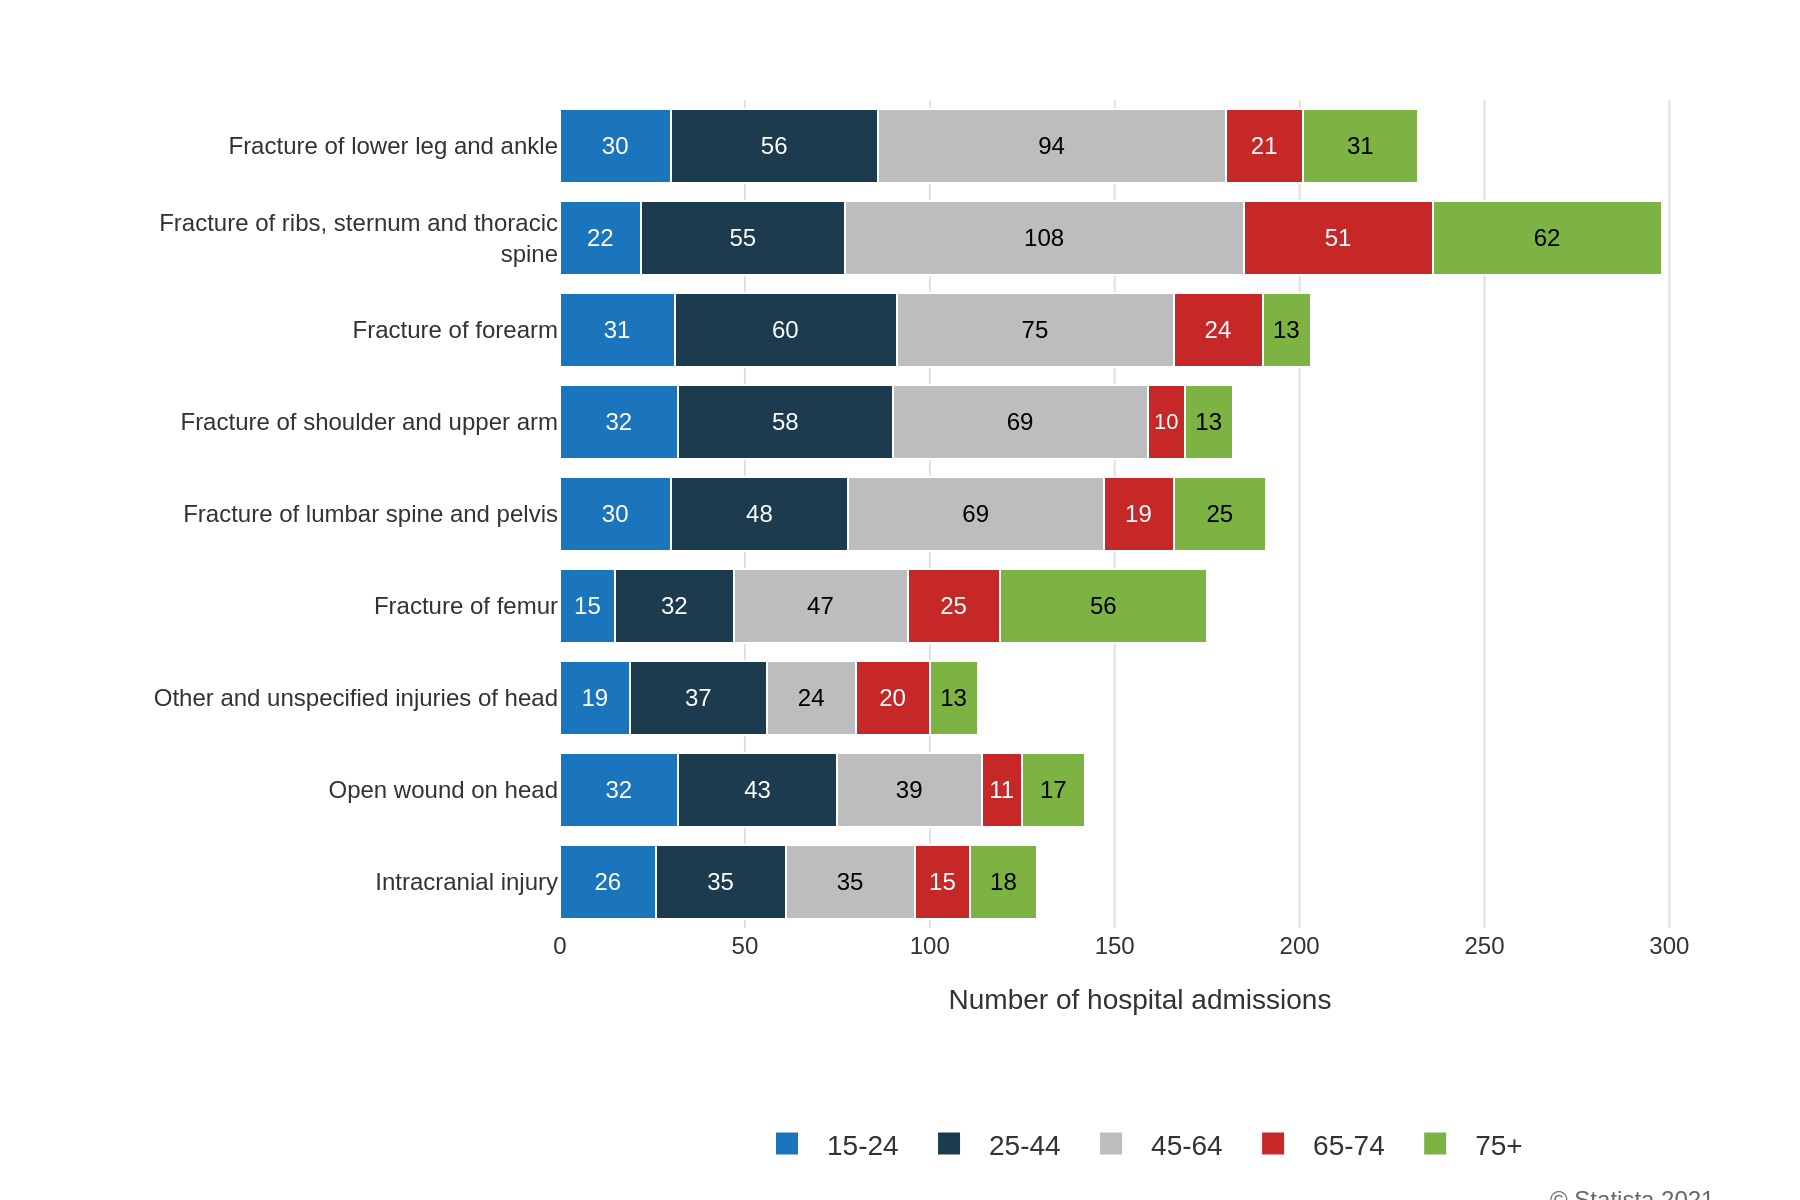

Recreate this plot in Python.
import sys
import json
import os
import plotly.graph_objects as go

def get_text_color(hex_color):
    """Determine if text should be black or white based on background color luminance."""
    hex_color = hex_color.lstrip('#')
    try:
        rgb = tuple(int(hex_color[i:i+2], 16) for i in (0, 2, 4))
        luminance = (0.299 * rgb[0] + 0.587 * rgb[1] + 0.114 * rgb[2])
        return 'black' if luminance > 140 else 'white'
    except (ValueError, IndexError):
        # Default to black for invalid hex codes
        return 'black'

# --- Main script execution ---

# Validate command-line argument
if len(sys.argv) != 2:
    print(f"Usage: python {os.path.basename(__file__)} <json_file_path>")
    sys.exit(1)

json_file_path = sys.argv[1]

# Load data from JSON file
try:
    with open(json_file_path, 'r', encoding='utf-8') as f:
        chart_info = json.load(f)
except FileNotFoundError:
    print(f"Error: The file '{json_file_path}' was not found.")
    sys.exit(1)
except json.JSONDecodeError:
    print(f"Error: Failed to decode JSON from '{json_file_path}'.")
    sys.exit(1)

# Extract data and texts from the loaded JSON
chart_data = chart_info['chart_data']
texts = chart_info['texts']
colors = chart_info['colors']
y_categories = chart_data['y_categories']

# Initialize the figure
fig = go.Figure()

# Add a bar trace for each data series
for i, series in enumerate(chart_data['series']):
    text_color = get_text_color(colors[i])
    fig.add_trace(go.Bar(
        name=series['name'],
        x=series['x'],
        y=y_categories,
        orientation='h',
        marker=dict(
            color=colors[i],
            line=dict(color='white', width=1) # Creates separation between segments
        ),
        text=series['x'],
        textposition='inside',
        insidetextanchor='middle',
        textfont=dict(
            family='Arial',
            size=12,
            color=text_color
        )
    ))

# Configure the chart layout
fig.update_layout(
    barmode='stack',
    plot_bgcolor='white',
    paper_bgcolor='white',
    font=dict(family='Arial', size=12, color='#333333'),
    margin=dict(l=280, r=40, t=50, b=120),
    xaxis=dict(
        title_text=texts['x_axis_title'],
        title_font=dict(size=14),
        showgrid=True,
        gridcolor='#e0e0e0',
        gridwidth=1,
        zeroline=False,
        showline=False,
        autorange=True
    ),
    yaxis=dict(
        showgrid=False,
        zeroline=False,
        showline=False,
        categoryorder='array', # Enforces the order provided in the JSON
        categoryarray=y_categories
    ),
    legend=dict(
        orientation='h',
        yanchor='bottom',
        y=-0.3,
        xanchor='center',
        x=0.5,
        traceorder='normal',
        font=dict(size=14)
    )
)

# Add source annotation if it exists
if texts.get('source'):
    fig.add_annotation(
        text=texts['source'],
        align='right',
        showarrow=False,
        xref='paper',
        yref='paper',
        x=1.0,
        y=-0.35,
        xanchor='right',
        yanchor='bottom',
        font=dict(size=12, color='#666666')
    )

# Determine output filename and save the image
base_filename = os.path.splitext(os.path.basename(json_file_path))[0]
output_filename = f"{base_filename}.png"

try:
    fig.write_image(output_filename, scale=2, width=900, height=600)
    print(f"Chart successfully saved to '{output_filename}'")
except Exception as e:
    print(f"Error saving image: {e}")
    sys.exit(1)
